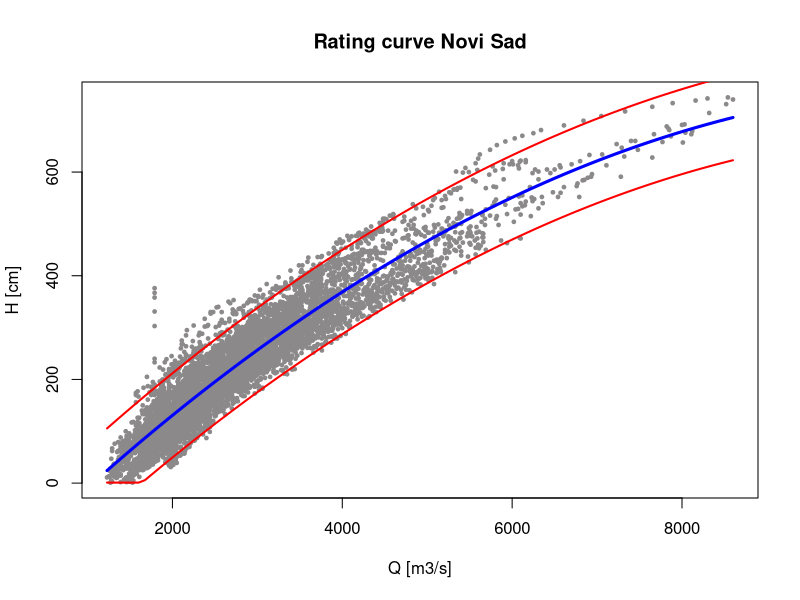

Recreate this plot in R.
library(ggplot2)
library(dplyr)
library(data.table)

setwd("C:/Users/hajkovamariana/OneDrive - CZU v Praze/Plocha/Dalia_Git/DPS5_SRB")
data <- read.csv2("OBS_Novi_Sad.csv", col.names = c("date", "Q", "H", "Hndm"))

data <- data[data$H >= 1,]

plot(data$Q, data$H, main = "Rating curve Novi Sad", xlab = "Q [m3/s]", ylab = "H [cm]", pch = 19, cex = 0.5, col = "snow4")

fit1 <- lm(H ~ poly(Q, 2, raw = TRUE), data = data)

Q_seq <- seq(min(data$Q), max(data$Q), length.out = 100)

H_pred <- predict(fit1, newdata = data.frame(Q = Q_seq), interval = "prediction")
H_pred[H_pred < 0] <- 1

lines(Q_seq, H_pred[,"fit"], col = "blue", lwd = 3)
lines(Q_seq, H_pred[, "lwr"], col = "red", lwd = 2)
lines(Q_seq, H_pred[, "upr"], col = "red", lwd = 2)





